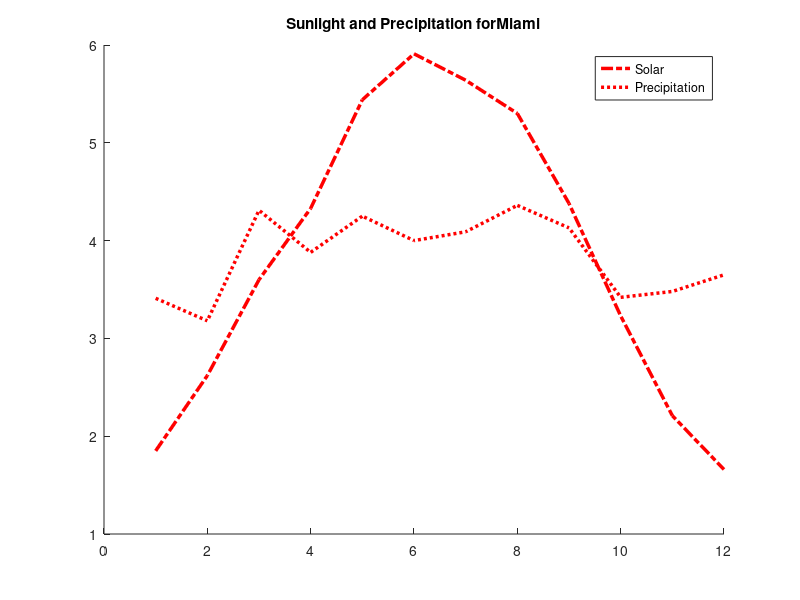
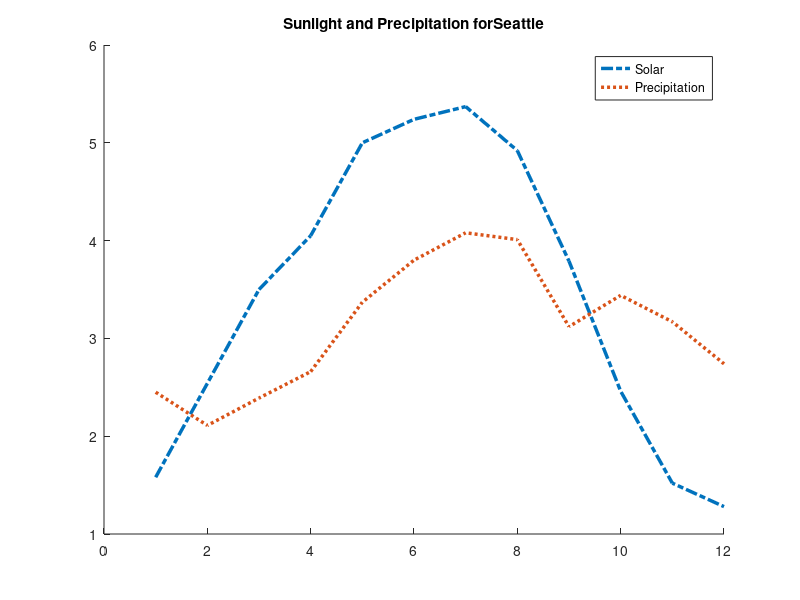
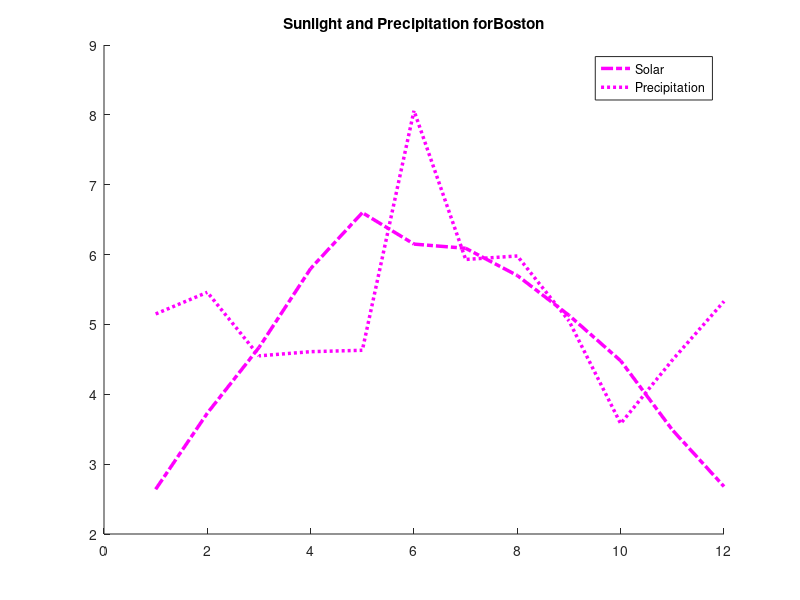

MATLAB code for these plots, in order: (Note: this script raises an error after producing the figures.)
% ENG6 Project 1 Solution

% Copyright (c) 2012, S. Hsu
% All rights reserved.

% Redistribution and use in source and binary forms, with or without
% modification, are permitted provided that the following conditions are met:
%     * Redistributions of source code must retain the above copyright
%       notice, this list of conditions and the following disclaimer.
%     * Redistributions in binary form must reproduce the above copyright
%       notice, this list of conditions and the following disclaimer in the
%       documentation and/or other materials provided with the distribution.
%     * Neither the name of the University of California, Davis nor the
%       names of its contributors may be used to endorse or promote products
%       derived from this software without specific prior written permission.

% THIS SOFTWARE IS PROVIDED BY THE COPYRIGHT HOLDERS AND CONTRIBUTORS "AS IS" AND
% ANY EXPRESS OR IMPLIED WARRANTIES, INCLUDING, BUT NOT LIMITED TO, THE IMPLIED
% WARRANTIES OF MERCHANTABILITY AND FITNESS FOR A PARTICULAR PURPOSE ARE
% DISCLAIMED. IN NO EVENT SHALL <COPYRIGHT HOLDER> BE LIABLE FOR ANY
% DIRECT, INDIRECT, INCIDENTAL, SPECIAL, EXEMPLARY, OR CONSEQUENTIAL DAMAGES
% (INCLUDING, BUT NOT LIMITED TO, PROCUREMENT OF SUBSTITUTE GOODS OR SERVICES;
% LOSS OF USE, DATA, OR PROFITS; OR BUSINESS INTERRUPTION) HOWEVER CAUSED AND
% ON ANY THEORY OF LIABILITY, WHETHER IN CONTRACT, STRICT LIABILITY, OR TORT
% (INCLUDING NEGLIGENCE OR OTHERWISE) ARISING IN ANY WAY OUT OF THE USE OF THIS
% SOFTWARE, EVEN IF ADVISED OF THE POSSIBILITY OF SUCH DAMAGE.

clear all
clc


load weather


%% Task 3 
count = 1;
exist = 0;
for i=2:length(state(:,1)),
    for j=1:i-1,
        if strcmp(state(i,1:2),state(j,1:2)) == 1
            exist = 1;
        end
    end
    if exist == 0
        count = count+1;
    end
    exist = 0;
end
fprintf('Task 3: In total, %d states exist in the database.\n\n', count);


%% Task 4
count = 0;
len = 0;
exist = 0;
for i=1:length(city(:,1)),
    for j=1:length(city(i,:)),
        if isspace(city(i,j)) && (j < length(city(i,:)))
            if ~isspace(city(i,j+1))
                len = len + 1;
            end
        else
            len = len + 1;
        end
    end
    if len > 10
        count = count+1;
    end
    len = 0;
end
fprintf('Task 4: %d cities in the database have names longer than 10 characters.\n\n', count);

%% Task 5
avg_of_each_row=sum(wind')./12;
[y imax]=max(avg_of_each_row);
[y imin]=min(avg_of_each_row);
fprintf('Task 5: %s experiences the most wind while %s experiences the least wind.\n\n',deblank(city(imax,:)),deblank(city(imin,:)));


%% Task 6
percent = length(find(avg_of_each_row>8))/length(avg_of_each_row);
fprintf('Task 6: %2.0f percent of cities have yearly wind speed greater than 8 mph.\n\n', percent*100);


%% Task 7

for i=1:length(wind(:,1)),
    percent(i)=length(find(wind(i,:)>8))/12;
end
[y imax]=max(percent);
fprintf('Task 7: %s has the highest percentage of months with wind speed greater than 8 mph. %d percent.\n\n',deblank(city(imax,:)),percent(imax)*100)


%% Task 8
month = {'January' 'February' 'March' 'April' 'May' 'June' 'July' 'August' 'September' 'October' 'November' 'December'};
[max_of_each_city month_index]=max(solar');
[max_month city_index]=max(max_of_each_city);
fprintf('Task 8: %s has the greatest monthly solar insolation in %s.\n\n', deblank(city(city_index,:)), month{month_index(city_index)} );


%% Task 9
avg_of_each_row=sum(solar')./12;
num_cities = length(find(avg_of_each_row>4));
fprintf('Task 9: %d cities have solar insolation greater than 4 kW per square meter.\n\n', num_cities);


%% Task 10
[solar_july ijuly] = max(solar(:,7));
[solar_dec idec] = max(solar(:,12));
fprintf('Task 10: %s has the largest solar insolation in July, while %s has the largest in December.\n\n',deblank(city(ijuly,:)),deblank(city(idec,:)));

%% Task 11
city_index=1:length(wind(:,1));
avg_wind = sum(wind')./12;
avg_solar = sum(solar')./12;
wind_for_city_with_solar = avg_wind(avg_solar>4);
iwind_for_city_with_solar=city_index(avg_solar>4);

damage = wind_for_city_with_solar(wind_for_city_with_solar>3);
damage_index = iwind_for_city_with_solar(wind_for_city_with_solar>3);

[y1 i1]=max(damage);
fprintf('Task 11: In order of likeliness to damage solar panels: ');
fprintf('%s, ', deblank(city(damage_index(i1),:)));

damage2=damage(damage ~= y1);
[y2 i2]=max(damage2);
fprintf('%s, ', deblank(city(damage_index(i2),:)));

damage3=damage2(damage2 ~= y2);
[y3 i3]=max(damage3);
fprintf('%s.\n\n', deblank(city(damage_index(i3),:)));

%% Task 12
precip_feb = precip(:,2)*10*1550.0031; % 10 square meter * 1550.0031 square inch/square meter
precip_aug = precip(:,8)*10*1550.0031;

[yfeb ifeb] = max(precip_feb); 
[yaug iaug] = max(precip_aug);
p2_feb = precip_feb(precip_feb ~= yfeb);
p2_aug = precip_aug(precip_aug ~= yaug);
[yfeb ifeb2] = max(p2_feb); 
[yaug iaug2] = max(p2_aug);

p3_feb = p2_feb(p2_feb ~= yfeb);
p3_aug = p2_aug(p2_aug ~= yaug);
[yfeb ifeb3] = max(p3_feb); 
[yaug iaug3] = max(p3_aug);

fprintf('Task 12: %s, %s, and %s experiences the most rain in February while %s, %s, and %s experience the most rain in August.\n\n',deblank(city(ifeb,:)),deblank(city(ifeb2,:)),deblank(city(ifeb3,:)),deblank(city(iaug,:)),deblank(city(iaug2,:)),deblank(city(iaug3,:)))

%% Task 13
myPrecip = precip; % don't mess with the data, so create a copy
myPrecip(wind < 3) = myPrecip(wind < 3)*0.95;
myPrecip(wind >= 3 & wind <= 5 ) = myPrecip(wind >= 3 & wind <= 5 )*0.9;
myPrecip(wind > 5) = myPrecip(wind > 5)*0.7;

[y i]=max(sum(myPrecip'));

fprintf('Task 13: Accounting for loss due to strong wind, %s collects the most rainwater in a year.\n\n', deblank(city(i,:)));


%% Task 14
sol_avg = sum(solar')/12;
win_avg = sum(wind')/12;
pre_avg = sum(precip')/12;

% set cities with no solar panels installed to 0
sol_avg(sol_avg <= 4) = 0;
% set cities with no wind problem (no strong wind) to 0
win_avg(win_avg <= 3) = 0;
% set cities with not enough rain to 0
pre_avg(pre_avg <= 3) = 0;

% The none zero entries are cities with solar panels installed, and have
% wind problem, and have rain problem
% This variable contains a bunc of indexes (between 1 to 54) of cities that
% might have solar panels damaged due to wind and rain
damage_index = find(sol_avg & win_avg & pre_avg);

% for these cities, we will rank them using precipitation
pre_avg = pre_avg(damage_index);
[pre_avg_top city1] = max(pre_avg);

pre_avg(pre_avg == pre_avg_top) = 0;
[pre_avg_second city2] = max(pre_avg);

pre_avg(pre_avg == pre_avg_second) = 0;
[pre_avg_third city3] = max(pre_avg);

fprintf('Task 14: In order of likeliness to have solar panels damaged due to rain: %s, %s, and %s.\n\n',deblank(city(damage_index(city1),:)),deblank(city(damage_index(city2),:)),deblank(city(damage_index(city3),:)));


%% Task 15
tot_sol_pow = sum(solar');
tot_win_pow = (sum(wind')./3)*1.8;

num_win_cities = length(find(tot_sol_pow <= tot_win_pow));
num_sol_cities = length(find(tot_sol_pow > tot_win_pow));

fprintf('Task 15: %d cities should install wind turbines.\n\n', num_win_cities);


%% Task 16
% The task should read: "...average monthly solar..."
tot_sol_pow = sum(solar');
tot_win_pow = (sum(wind')./3)*1.8;
avg_sol_pow = tot_sol_pow./12;

num_cities_both = length(find((tot_sol_pow <= tot_win_pow) & (avg_sol_pow > 4)));

fprintf('Task 16: %d cities should install both solar panels and wind turbines.\n\n', num_cities_both);


%% Task 17
tot_sol_pow = sum(solar');
tot_win_pow = (sum(wind')./3)*1.8;

index_unsuitable = find(tot_sol_pow < 40 & tot_win_pow < 40);
num_unsuitable = length(find(tot_sol_pow < 40 & tot_win_pow < 40));

fprintf('Task 17: %d city (cities) are UNSTUIABLE to use both wind and solar power.', num_unsuitable);

for i=1:num_unsuitable,
    fprintf(' %s, ', deblank(city(index_unsuitable(i),:)) );
end
fprintf('.\n\n');

%% Task 18
tot_sol_pow = sum(solar');
tot_win_pow = (sum(wind')./3)*1.8;

num_suitable = length(find(tot_sol_pow > 55 | tot_win_pow > 70));

fprintf('Task 18: %d cities are SUITABLE for at least one type of renewable energy.\n\n', num_suitable);


%% Task 19
tot_sol_pow = sum(solar');
tot_win_pow = (sum(wind')./3)*1.8;

num_suitable_one_type = length(find(xor(tot_sol_pow > 55,tot_win_pow > 70)));

fprintf('Task 19: %d cities are SUITABLE for ONLY ONE type of renewable energy.\n\n', num_suitable_one_type);

%% Task 20
tot_sol_pow = sum(solar');
tot_win_pow = (sum(wind')./3)*1.8;

num_adq_one_type = length(find((tot_sol_pow>= 40 & tot_sol_pow <= 55) | (tot_win_pow>= 40 & tot_win_pow <= 70)));

fprintf('Task 20: %d cities are ADEQUATE for at least one type of renewable energy.\n\n', num_adq_one_type);

%% Task 21
tot_sol_pow = sum(solar');
tot_win_pow = (sum(wind')./3)*1.8;

num_adq_both = length(find((tot_sol_pow>= 40 & tot_sol_pow <= 55) & (tot_win_pow>= 40 & tot_win_pow <= 70)));

fprintf('Task 21: %d cities are ADEQUATE for at both solar and wind power.\n\n', num_adq_both);


%% Task 22
fprintf('Task 22: see plots\n\n');
city_name = 'Miami';
city_len = length(city_name);
start_ind = strfind(reshape(city(:,1:city_len)',1,city_len*length(city(:,1))),city_name);
row_ind = round(start_ind/city_len);
figure
hold
plot(solar(row_ind,:),'r-.','Linewidth', 2.5)
plot(precip(row_ind,:),'r:','Linewidth', 2.5)
title(strcat('Sunlight and Precipitation for ',city_name))
legend('Solar', 'Precipitation')
hold

city_name = 'Seattle';
city_len = length(city_name);
start_ind = strfind(reshape(city(:,1:city_len)',1,city_len*length(city(:,1))),city_name);
row_ind = round(start_ind/city_len);
figure
hold
plot(solar(row_ind,:),'-.','Linewidth', 2.5)
plot(precip(row_ind,:),':','Linewidth', 2.5)
title(strcat('Sunlight and Precipitation for ',city_name))
legend('Solar', 'Precipitation')
hold

city_name = 'Boston';
city_len = length(city_name);
start_ind = strfind(reshape(city(:,1:city_len)',1,city_len*length(city(:,1))),city_name);
row_ind = round(start_ind/city_len);
figure
hold
plot(solar(row_ind,:),'m-.','Linewidth', 2.5)
plot(precip(row_ind,:),'m:','Linewidth', 2.5)
title(strcat('Sunlight and Precipitation for ',city_name))
legend('Solar', 'Precipitation')
hold


%% Task 23

% See "sum_square.m" file
fprintf('Task 23: see sum_square.m\n\n');

%% Task 24

correlation = sum_square(solar, precip)./sqrt(sum_square(solar,solar).*sum_square(precip,precip));

[y i]=min(correlation);

fprintf('Task 24: Top three cities whose correlation between precipitation and solar dataset closest to -1:\n');
fprintf('%s\n', deblank(city(i,:)));

correlation(correlation == y) = 1;
[y i]=min(correlation);
fprintf('%s\n', deblank(city(i,:)));

correlation(correlation == y) = 1;
[y i]=min(correlation);
fprintf('%s\n', deblank(city(i,:)));
